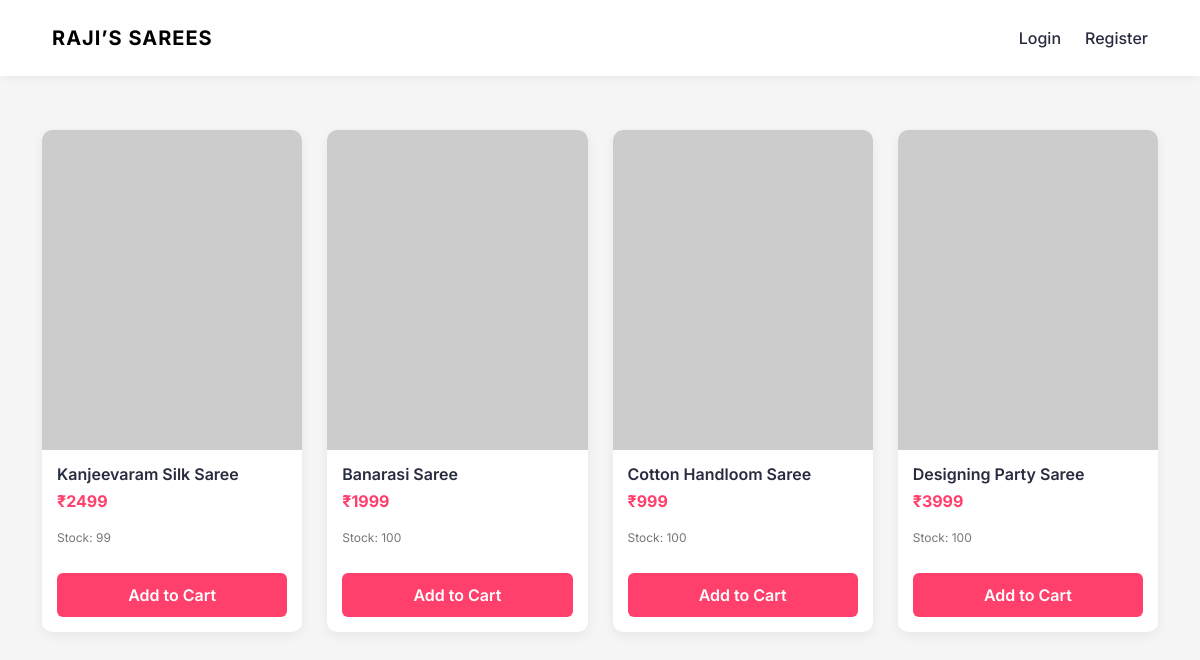
Before: / with the older database file.
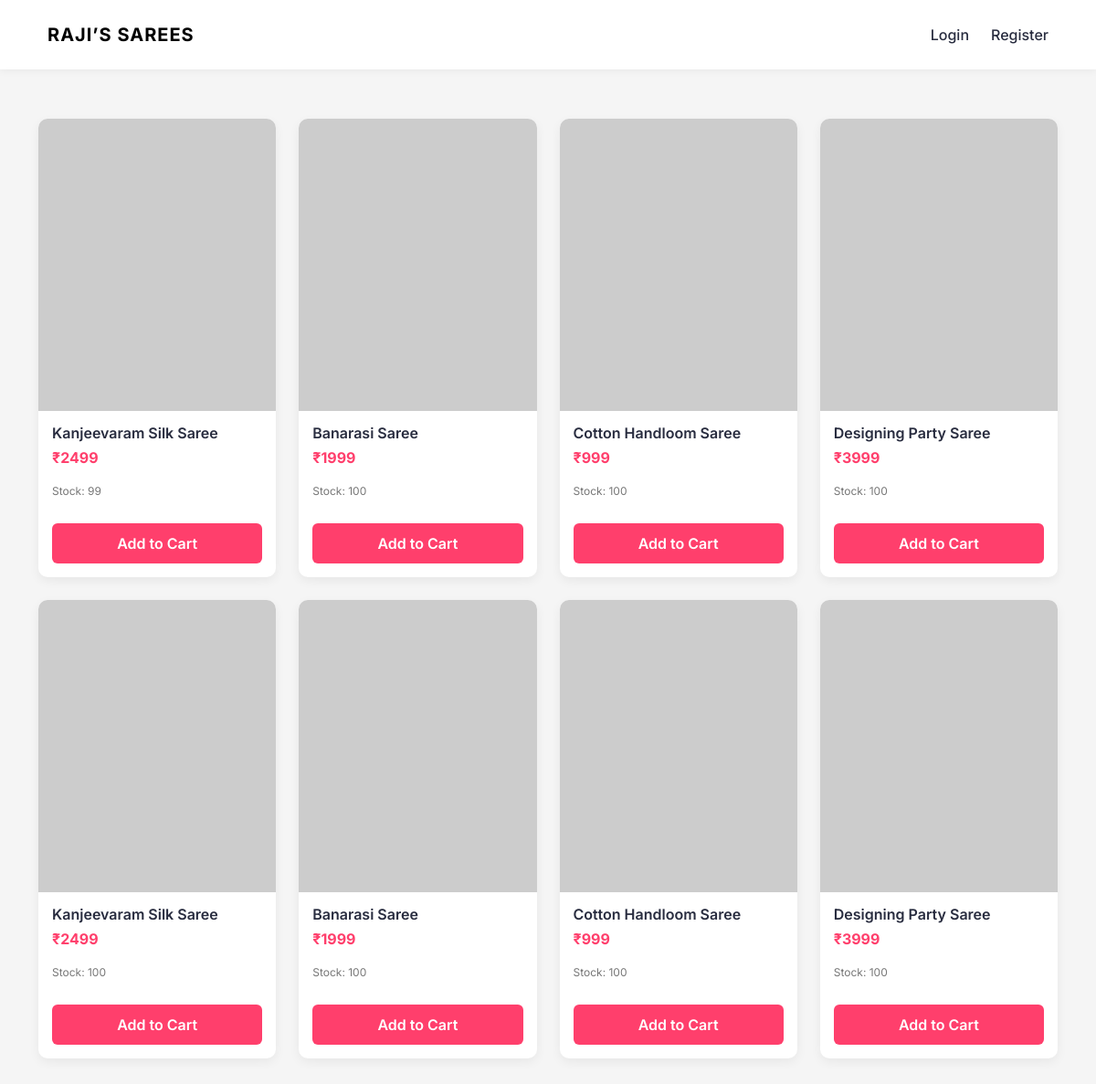
After: the same page with the newer database file.
### app.py (models this page shows)
class Product(db.Model):
    id = db.Column(db.Integer, primary_key=True)
    name = db.Column(db.String(150), nullable=False)
    price = db.Column(db.Integer, nullable=False)
    stock = db.Column(db.Integer, nullable=False)  # NEW
    image = db.Column(db.String(300), nullable=False)
    description = db.Column(db.Text, nullable=False)

### app.py (the view)
@app.route("/")
def home():
    products = Product.query.all()
    return render_template("home.html", sarees=products)

### app.py (called while the page is built, shortened)
@app.context_processor
def inject_cart_count():
    return {"cart_count": 0}

### templates/home.html (shortened to what this page needs)
{% extends "base.html" %}
{% block content %}
<div class="product-grid">
  {% for saree in sarees %}
  <div class="product-card">
    <a href="/product/{{ saree.id }}">
      <img src="{{ saree.image }}" class="product-img">
    </a>
    <div class="product-info">
      <h6>{{ saree.name }}</h6>
      <p class="price">₹{{ saree.price }}</p>
      <p class="stock">Stock: {{ saree.stock }}</p>
      <form action="/add-to-cart/{{ saree.id }}" method="POST">
        <button class="btn-buy">Add to Cart</button>
      </form>
    </div>
  </div>
  {% endfor %}
</div>
{% endblock %}

### templates/base.html (shortened to what this page needs)
<!DOCTYPE html>
<html lang="en">
<head>
    <link href="https://cdn.jsdelivr.net/npm/bootstrap@5.3.3/dist/css/bootstrap.min.css" rel="stylesheet">
    <link rel="stylesheet" href="{{ url_for('static', filename='css/style.css') }}">
</head>
<body>
<nav class="navbar navbar-expand-lg myntra-navbar">
  <div class="container">
    <a class="navbar-brand brand-logo" href="/">RAJI’S SAREES</a>
    <div class="ms-auto d-flex align-items-center gap-4">
      {% if current_user.is_authenticated %}
      {% if current_user.is_admin %}
    <a href="/admin/dashboard" class="nav-icon fw-bold text-danger">
      Admin
    </a>
  {% endif %}
        <a href="/cart" class="nav-icon position-relative">
          🛒 Cart
          {% if cart_count > 0 %}
            <span class="cart-badge">{{ cart_count }}</span>
          {% endif %}
        </a>
        <a href="/orders" class="nav-icon">Orders</a>
        <a href="/logout" class="nav-icon">Logout</a>
      {% else %}
        <a href="/login" class="nav-icon">Login</a>
        <a href="/register" class="nav-icon">Register</a>
      {% endif %}
    </div>
  </div>
</nav>
<div class="container mt-4">
    {% block content %}{% endblock %}
</div>
</body>
</html>

### static/css/style.css (style rules this page uses)
* { margin: 0; padding: 0; box-sizing: border-box; }
body { font-family: 'Inter', sans-serif; background-color: #f5f5f6; color: #282c3f; }
body { background-color: #f5f5f5; }
.product-card { border: none; transition: transform 0.3s; }
.myntra-navbar { background: #ffffff; padding: 15px 0; box-shadow: 0 2px 10px rgba(0,0,0,0.05); }
.brand-logo { font-weight: 700; letter-spacing: 1px; }
.nav-icon { text-decoration: none; font-weight: 500; color: #282c3f; }
.product-grid { display: grid; grid-template-columns: repeat(auto-fill, minmax(250px, 1fr)); gap: 25px; padding: 30px 0; }
.product-card { background: #fff; border-radius: 10px; overflow: hidden; transition: all 0.3s ease; box-shadow: 0 4px 12px rgba(0,0,0,0.06); }
.product-img { width: 100%; height: 320px; object-fit: cover; }
.product-info { padding: 15px; }
.product-info h6 { font-weight: 600; margin-bottom: 5px; }
.price { color: #ff3f6c; font-weight: 700; }
.stock { font-size: 12px; color: #777; }
.btn-buy { width: 100%; background: #ff3f6c; color: #fff; border: none; padding: 10px; border-radius: 6px; margin-top: 10px; font-weight: 600; }
button { transition: all 0.3s ease; }
.navbar { display: flex; justify-content: space-between; align-items: center; padding: 18px 40px; background: #fff; box-shadow: 0 2px 8px rgba(0,0,0,0.05); }

Changed rows visible on the page:
added Product: name "Kanjeevaram Silk Saree", price "2499", stock "100"
added Product: name "Banarasi Saree", price "1999", stock "100"
added Product: name "Cotton Handloom Saree", price "999", stock "100"
added Product: name "Designing Party Saree", price "3999", stock "100"
